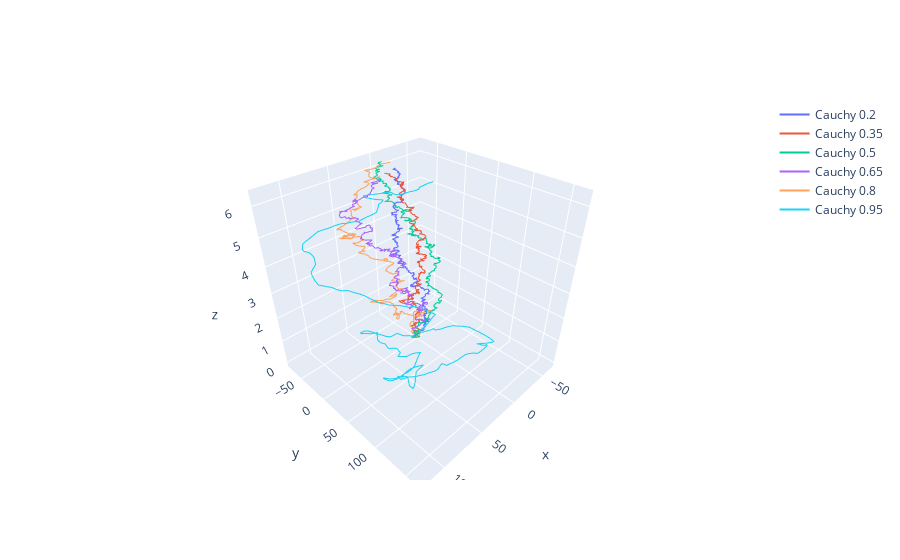

Notebook code for this chart:
### Markdown cell above
## Actividad 4: Correlated Random Walk - Vec2d - N Trajectories (7 pts)

* Generar tantas trayectorias tipo CRW como se especifique en una variable **n_traj**.
* Cada una de las trayectorias debera tener un coeficiente de Cauchy diferente.
* Utilizar **Vec2d**.
* Guardar trayectorias en **Pandas** Data Frame.
* Visualizar proyección en 3d con **plotly**.
* Exportar el Data Frame con las trayectorias a un archivo tipo *pkl*.

### Code cell
# Init parameters
n_traj = 6
CRW_exponents = [0.2,0.35,0.5,0.65,0.8,0.95]
#CRW_exponents = np.linspace(0.1, 0.9, n_traj)
resolution = 1000
fig_wrapcauchy_pdf = go.Figure()
z = np.linspace(0,2*np.pi, resolution)
for traj in range(n_traj):
  aux_domain = wrapcauchy.rvs(CRW_exponents[traj], size=resolution, loc=0)
  velocity = Vec2d(1,0)
  pos = Vec2d(0,0)

  cauchy = pd.DataFrame(columns=['x_pos', 'y_pos'])
  temp_df = pd.DataFrame([{'x_pos': pos.x, 'y_pos': pos.y}])
  cauchy = pd.concat([cauchy,temp_df], ignore_index=True)

  for i in range(resolution):
    # Elegir el angulo de giro
    velocity = velocity.rotated(aux_domain[i])
    pos += velocity
    temp_df = pd.DataFrame([{'x_pos': pos.x, 'y_pos': pos.y}])
    cauchy = pd.concat([cauchy,temp_df], ignore_index=True)

  fig_wrapcauchy_pdf.add_trace(go.Scatter3d(x=cauchy['x_pos'],
                                          y=cauchy['y_pos'],
                                          z=z,
                                          marker=dict(size=2),
                                          line=dict(width=2),
                                          mode='lines',
                                          name=f'Cauchy {CRW_exponents[traj]}',
                                          showlegend=True))
fig_wrapcauchy_pdf.show()

### Figure 1 — Plotly figure (JSON) as saved in the notebook; plotly's stock layout.template omitted (floating-point values rounded to 4 significant figures; data arrays with more than 128 entries replaced by an {"elided": "..."} marker saying what was removed)
{"data": [{"line": {"width": 2}, "marker": {"size": 2}, "mode": "lines", "name": "Cauchy 0.2", "showlegend": true, "type": "scatter3d", "x": {"elided": "1001 float values"}, "y": {"elided": "1001 float values"}, "z": {"elided": "1000 float values"}}, {"line": {"width": 2}, "marker": {"size": 2}, "mode": "lines", "name": "Cauchy 0.35", "showlegend": true, "type": "scatter3d", "x": {"elided": "1001 float values"}, "y": {"elided": "1001 float values"}, "z": {"elided": "1000 float values"}}, {"line": {"width": 2}, "marker": {"size": 2}, "mode": "lines", "name": "Cauchy 0.5", "showlegend": true, "type": "scatter3d", "x": {"elided": "1001 float values"}, "y": {"elided": "1001 float values"}, "z": {"elided": "1000 float values"}}, {"line": {"width": 2}, "marker": {"size": 2}, "mode": "lines", "name": "Cauchy 0.65", "showlegend": true, "type": "scatter3d", "x": {"elided": "1001 float values"}, "y": {"elided": "1001 float values"}, "z": {"elided": "1000 float values"}}, {"line": {"width": 2}, "marker": {"size": 2}, "mode": "lines", "name": "Cauchy 0.8", "showlegend": true, "type": "scatter3d", "x": {"elided": "1001 float values"}, "y": {"elided": "1001 float values"}, "z": {"elided": "1000 float values"}}, {"line": {"width": 2}, "marker": {"size": 2}, "mode": "lines", "name": "Cauchy 0.95", "showlegend": true, "type": "scatter3d", "x": {"elided": "1001 float values"}, "y": {"elided": "1001 float values"}, "z": {"elided": "1000 float values"}}], "layout": {}}
